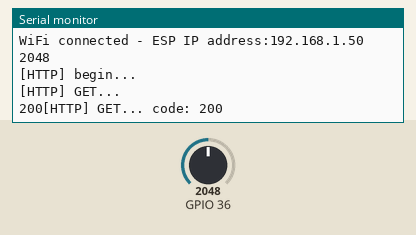
Simulated run of this sketch. Board: ESP32. Shown: the last lines printed to the serial monitor. Inputs (shaded band) come from the test bench; at power-on: GPIO 36 = 2048. WiFi joins after 1.5 s; servers stay silent unless stated; uploads are accepted with an empty reply.

Above: at 2.7 s.
2.8 s: GPIO 36 set to 2866
At 3.88 s:
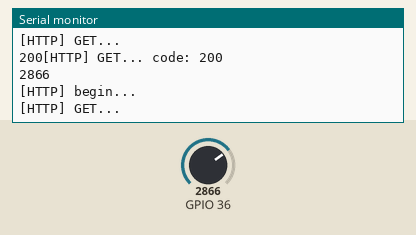
5.7 s: GPIO 36 set to 3603
At 6.08 s:
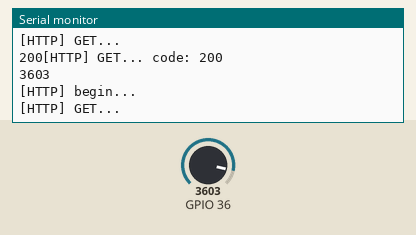
Timing chart, 0 to 8.7 s (numbered marks = the images above; inputs shaded):
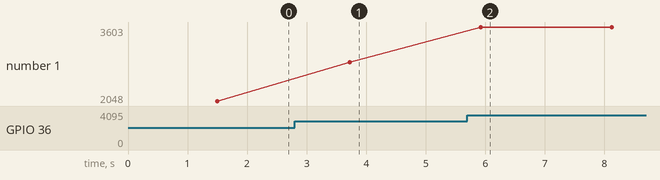

Measured:
- after the input at 2.8 s, the serial monitor: prints a new line after 0.92 s (image 1)
- after the input at 5.7 s, the serial monitor: prints a new line after 0.23 s (image 2)
- plotted number 1: 2048 → 2866 after the input at 2.8 s, 2866 → 3603 after the input at 5.7 s

The sketch:

LDRSENSORNODE32S.ino
```cpp
#include <Arduino.h>
#include <WiFi.h>

#define USE_SERIAL Serial
#include <HTTPClient.h>

const char* ssid = "Entuple2";   // your network SSID (name)
const char* password = "En!uple@2023";   // your network password

void setup() {

    USE_SERIAL.begin(9600);
   // USE_SERIAL.setDebugOutput(true);
   WiFi.begin(ssid, password);
   while(WiFi.status()!=WL_CONNECTED){
    delay(500);
    Serial.print(".");
   }
   Serial.println("");
   Serial.print("WiFi connected - ESP IP address:");
   Serial.println(WiFi.localIP());
}

void loop() {

        // Read LDR value
        int ldr = analogRead(A0);
        USE_SERIAL.println(ldr);

        // Form URL
        char url[256];
        sprintf (url, "http://192.168.62.118:1880/nodemcu?ldr=%d", ldr);

        HTTPClient http;
        WiFiClient client;
        USE_SERIAL.print("[HTTP] begin...\n");
        // configure traged server and url
        http.begin(client,url); //HTTP

        USE_SERIAL.print("[HTTP] GET...\n");
        // start connection and send HTTP header
        int httpCode = http.GET();
        USE_SERIAL.print(httpCode);

        // httpCode will be negative on error
        if(httpCode > 0) {
            // HTTP header has been send and Server response header has been handled
            USE_SERIAL.printf("[HTTP] GET... code: %d\n", httpCode);

            // file found at server
            if(httpCode == HTTP_CODE_OK) {
                String payload = http.getString();
                USE_SERIAL.println(payload);
            }
        } else {
            USE_SERIAL.printf("[HTTP] GET... failed, error: %s\n", http.errorToString(httpCode).c_str());
        }

        http.end();
  delay(2000);
}
```
